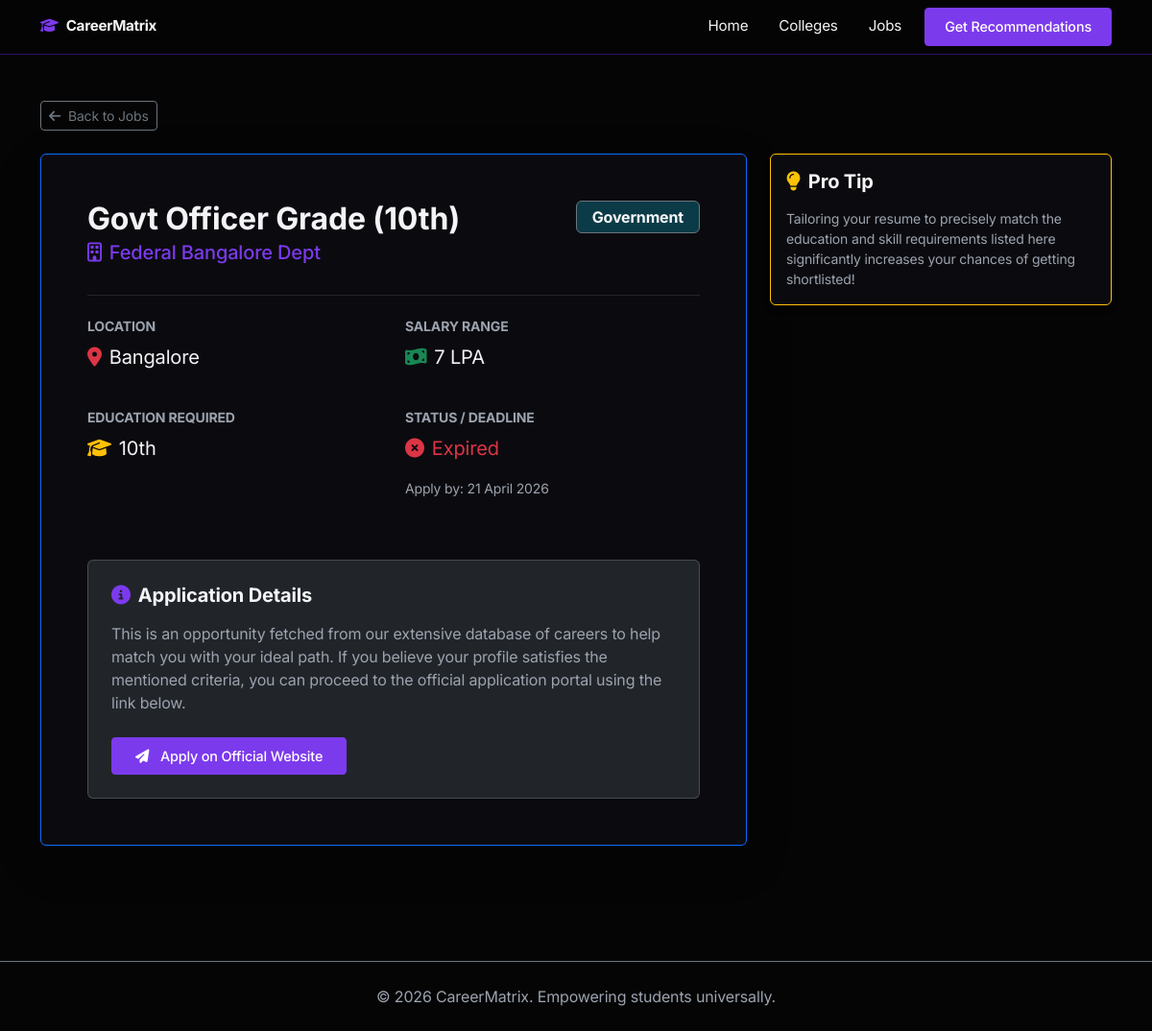
The page /job/2 on the database its author committed.
### models.py (models this page shows)
class Job(db.Model):
    id = db.Column(db.Integer, primary_key=True)
    title = db.Column(db.String(200), nullable=False)
    organization = db.Column(db.String(200), nullable=False)
    location = db.Column(db.String(100), nullable=False)
    education_required = db.Column(db.String(100), nullable=False)
    job_type = db.Column(db.String(50), nullable=False) # e.g. Government, Private
    salary_range = db.Column(db.String(100), nullable=True)
    last_date = db.Column(db.DateTime, nullable=True)
    application_link = db.Column(db.String(255), nullable=True)
    posted_date = db.Column(db.DateTime, default=datetime.utcnow)

### app.py (the view)
@app.route('/job/<int:job_id>')
def job_detail(job_id):
    job = Job.query.get_or_404(job_id)
    return render_template('job_detail.html', job=job)

### templates/job_detail.html
{% extends "base.html" %}
{% block content %}
<div class="container py-5">
    <div class="mb-4">
        <a href="{{ url_for('jobs') }}" class="btn btn-outline-secondary btn-sm">
            <i class="fa-solid fa-arrow-left me-1"></i> Back to Jobs
        </a>
    </div>
    <div class="row">
        <div class="col-lg-8">
            <div class="card shadow-lg mb-4 border-primary">
                <div class="card-body p-5">
                    <div class="d-flex justify-content-between align-items-start mb-4">
                        <div>
                            <h2 class="fw-bold mb-1">{{ job.title }}</h2>
                            <h5 class="text-primary"><i class="fa-regular fa-building me-2"></i>{{ job.organization }}</h5>
                        </div>
                        <div>
                            <span class="badge {% if job.job_type == 'Government' %}bg-info{% else %}bg-secondary{% endif %} bg-opacity-25 text-light fs-6 px-3 py-2 border border-secondary">{{ job.job_type }}</span>
                        </div>
                    </div>
                    <hr class="border-secondary mb-4">
                    <div class="row g-4 mb-4">
                        <div class="col-md-6">
                            <h6 class="text-muted text-uppercase small fw-bold mb-2">Location</h6>
                            <p class="fs-5"><i class="fa-solid fa-location-dot me-2 text-danger"></i>{{ job.location }}</p>
                        </div>
                        <div class="col-md-6">
                            <h6 class="text-muted text-uppercase small fw-bold mb-2">Salary Range</h6>
                            <p class="fs-5"><i class="fa-solid fa-money-bill-wave me-2 text-success"></i>{{ job.salary_range or 'Not specified' }}</p>
                        </div>
                        <div class="col-md-6">
                            <h6 class="text-muted text-uppercase small fw-bold mb-2">Education Required</h6>
                            <p class="fs-5"><i class="fa-solid fa-graduation-cap me-2 text-warning"></i>{{ job.education_required }}</p>
                        </div>
                        <div class="col-md-6">
                            <h6 class="text-muted text-uppercase small fw-bold mb-2">Status / Deadline</h6>
                            {% if job.status == 'Active' %}
                            <p class="fs-5 text-success"><i class="fa-solid fa-circle-check me-2"></i>Active</p>
                            {% elif job.status == 'Upcoming' %}
                            <p class="fs-5 text-warning"><i class="fa-solid fa-clock me-2"></i>Hurry! Closing soon</p>
                            {% else %}
                            <p class="fs-5 text-danger"><i class="fa-solid fa-circle-xmark me-2"></i>Expired</p>
                            {% endif %}
                            {% if job.last_date %}
                            <p class="small text-muted mt-1">Apply by: {{ job.last_date.strftime('%d %B %Y') }}</p>
                            {% endif %}
                        </div>
                    </div>
                    <div class="mt-5 p-4 rounded bg-dark border border-secondary border-opacity-50">
                        <h5 class="fw-bold mb-3"><i class="fa-solid fa-circle-info me-2 text-primary"></i>Application Details</h5>
                        <p class="text-muted mb-4">This is an opportunity fetched from our extensive database of careers to help match you with your ideal path. If you believe your profile satisfies the mentioned criteria, you can proceed to the official application portal using the link below.</p>
                        <a href="{{ job.application_link }}" class="btn btn-primary px-4 py-2" target="_blank">
                            <i class="fa-solid fa-paper-plane me-2"></i> Apply on Official Website
                        </a>
                    </div>
                </div>
            </div>
        </div>
        <div class="col-lg-4">
            <div class="card mb-4 border-warning">
                <div class="card-body">
                    <h5 class="card-title fw-bold"><i class="fa-solid fa-lightbulb text-warning me-2"></i>Pro Tip</h5>
                    <p class="card-text text-muted small mt-3">Tailoring your resume to precisely match the education and skill requirements listed here significantly increases your chances of getting shortlisted!</p>
                </div>
            </div>
        </div>
    </div>
</div>
{% endblock %}

### static/css/style.css (style rules this page uses)
:root { --bg-color: #050505; --surface-color: #0b0b0f; --surface-hover: #14111c; --primary-color: #7c3aed; --primary-hover: #6d28d9; --text-color: #f3f4f6; --text-muted: #9ca3af; --border-color: #2e1065; --accent-color: #a78bfa; }
body { background-color: var(--bg-color); color: var(--text-color); font-family: 'Inter', system-ui, -apple-system, sans-serif; margin: 0; padding: 0; letter-spacing: -0.01em; }
.card { background-color: var(--surface-color); border: 1px solid var(--border-color); border-radius: 6px; box-shadow: 0 4px 6px -1px rgba(0, 0, 0, 0.5); transition: transform 0.2s ease, border-color 0.2s ease, box-shadow 0.2s ease; color: var(--text-color); }
.btn-primary { background-color: var(--primary-color); border-color: var(--primary-color); border-radius: 4px; padding: 0.5rem 1.25rem; font-weight: 500; font-size: 0.9rem; transition: all 0.2s; }
.text-muted { color: var(--text-muted) !important; }
.text-primary { color: var(--primary-color) !important; }

### rows shown on the page
Job: title "Govt Officer Grade (10th)", organization "Federal Bangalore Dept", job_type "Government", location "Bangalore", salary_range "7 LPA", education_required "10th", last_date "21 April 2026"
